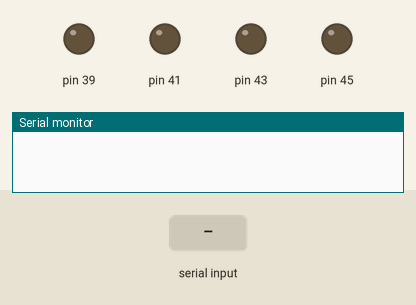
Recording of a sketch running on a simulated Arduino Mega 2560, built with avr-gcc and run on an emulated ATmega2560. On the bench: output pins drawn as LEDs (lit = HIGH), the last lines printed to the serial monitor. The inputs (shaded band) are chosen by the test bench.

Above: at 1.2 s.
1.3 s: "30,150\n" received over Serial
At 1.45 s:
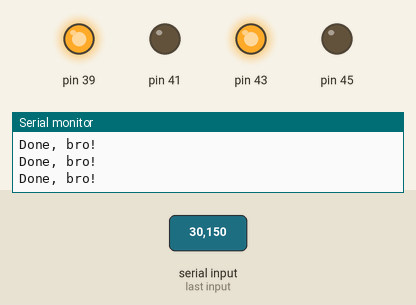
3.0 s: "90,45\n" received over Serial
At 4.0 s:
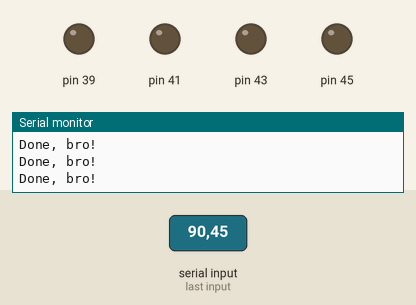
4.6 s: "2\n" received over Serial
At 5.2 s:
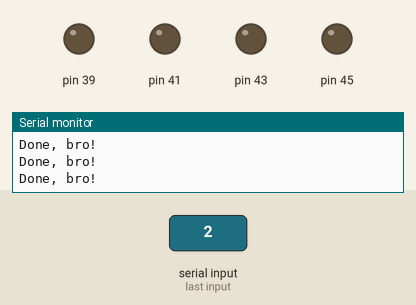
Timing chart, 0 to 7.6 s (numbered marks = the images above; inputs shaded):
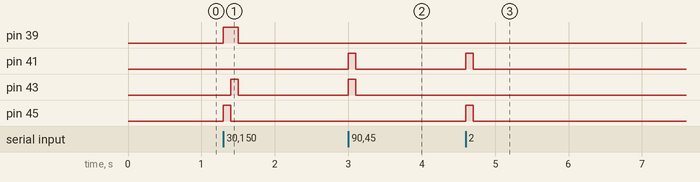

Measured:
- after the input at 1.3 s, pin 39: LOW → HIGH at once, → LOW 0.20 s later; pin 43: LOW → HIGH after 0.10 s, → LOW 0.10 s later; pin 45: LOW → HIGH at once, → LOW 0.10 s later
- after the input at 3.0 s, pin 41, pin 43: LOW → HIGH at once, → LOW 0.10 s later
- after the input at 4.6 s, pin 41, pin 45: LOW → HIGH at once, → LOW 0.10 s later

The sketch:

BabyMotor.ino
```cpp
void setup(){
Serial.begin(115200);
pinMode(39, OUTPUT);
pinMode(41, OUTPUT);
pinMode(43, OUTPUT);
pinMode(45, OUTPUT);
}

void loop(){
if (Serial.available()) {
int what = (Serial.read() - '0');
if (what == 1){
  digitalWrite(39, HIGH);
  digitalWrite(43, HIGH);
  delay(100);
  digitalWrite(39, LOW);
  digitalWrite(43, LOW);
}
else if (what == 2){
  digitalWrite(41, HIGH);
  digitalWrite(45, HIGH);
  delay(100);
  digitalWrite(41, LOW);
  digitalWrite(45, LOW);
}
else if (what == 3){
  digitalWrite(39, HIGH);
  digitalWrite(45, HIGH);
  delay(100);
  digitalWrite(39, LOW);
  digitalWrite(45, LOW);
}
else if (what == 4){
  digitalWrite(41, HIGH);
  digitalWrite(43, HIGH);
  delay(100);
  digitalWrite(41, LOW);
  digitalWrite(43, LOW);
}
Serial.println("Done, bro!");
}
}
```
